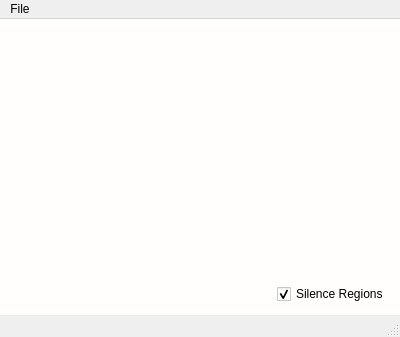
<?xml version="1.0" encoding="UTF-8"?>
<ui version="4.0">
 <class>MainWindow</class>
 <widget class="QMainWindow" name="MainWindow">
  <property name="geometry">
   <rect>
    <x>0</x>
    <y>0</y>
    <width>400</width>
    <height>337</height>
   </rect>
  </property>
  <property name="windowTitle">
   <string>Wavetag</string>
  </property>
  <widget class="Editor" name="editor">
   <property name="palette">
    <palette>
     <active>
      <colorrole role="Base">
       <brush brushstyle="SolidPattern">
        <color alpha="255">
         <red>255</red>
         <green>255</green>
         <blue>255</blue>
        </color>
       </brush>
      </colorrole>
      <colorrole role="Window">
       <brush brushstyle="SolidPattern">
        <color alpha="255">
         <red>255</red>
         <green>254</green>
         <blue>253</blue>
        </color>
       </brush>
      </colorrole>
     </active>
     <inactive>
      <colorrole role="Base">
       <brush brushstyle="SolidPattern">
        <color alpha="255">
         <red>255</red>
         <green>255</green>
         <blue>255</blue>
        </color>
       </brush>
      </colorrole>
      <colorrole role="Window">
       <brush brushstyle="SolidPattern">
        <color alpha="255">
         <red>255</red>
         <green>254</green>
         <blue>253</blue>
        </color>
       </brush>
      </colorrole>
     </inactive>
     <disabled>
      <colorrole role="Base">
       <brush brushstyle="SolidPattern">
        <color alpha="255">
         <red>255</red>
         <green>254</green>
         <blue>253</blue>
        </color>
       </brush>
      </colorrole>
      <colorrole role="Window">
       <brush brushstyle="SolidPattern">
        <color alpha="255">
         <red>255</red>
         <green>254</green>
         <blue>253</blue>
        </color>
       </brush>
      </colorrole>
     </disabled>
    </palette>
   </property>
   <property name="autoFillBackground">
    <bool>true</bool>
   </property>
   <layout class="QVBoxLayout" name="verticalLayout" stretch="0">
    <item>
     <layout class="QVBoxLayout" name="vertical" stretch="0,0">
      <item>
       <spacer name="verticalSpacer">
        <property name="orientation">
         <enum>Qt::Vertical</enum>
        </property>
        <property name="sizeHint" stdset="0">
         <size>
          <width>20</width>
          <height>40</height>
         </size>
        </property>
       </spacer>
      </item>
      <item>
       <layout class="QHBoxLayout" name="horizontal_2">
        <item>
         <spacer name="horizontalSpacer_2">
          <property name="orientation">
           <enum>Qt::Horizontal</enum>
          </property>
          <property name="sizeHint" stdset="0">
           <size>
            <width>40</width>
            <height>20</height>
           </size>
          </property>
         </spacer>
        </item>
        <item>
         <widget class="QCheckBox" name="silenceRegions">
          <property name="text">
           <string>Silence Regions</string>
          </property>
          <property name="checked">
           <bool>true</bool>
          </property>
         </widget>
        </item>
       </layout>
      </item>
     </layout>
    </item>
   </layout>
  </widget>
  <widget class="QMenuBar" name="menuBar">
   <property name="geometry">
    <rect>
     <x>0</x>
     <y>0</y>
     <width>400</width>
     <height>27</height>
    </rect>
   </property>
   <widget class="QMenu" name="menuFile">
    <property name="title">
     <string>File</string>
    </property>
    <addaction name="actionOpen"/>
    <addaction name="separator"/>
    <addaction name="actionOpenLabels"/>
    <addaction name="actionSaveLabels"/>
   </widget>
   <addaction name="menuFile"/>
  </widget>
  <widget class="QStatusBar" name="statusBar"/>
  <action name="actionOpen">
   <property name="text">
    <string>Open Audio...</string>
   </property>
  </action>
  <action name="actionSaveLabels">
   <property name="text">
    <string>Export Labels...</string>
   </property>
  </action>
  <action name="actionOpenLabels">
   <property name="text">
    <string>Import Labels...</string>
   </property>
  </action>
 </widget>
 <layoutdefault spacing="6" margin="11"/>
 <customwidgets>
  <customwidget>
   <class>Editor</class>
   <extends>QWidget</extends>
   <header>editor.h</header>
   <container>1</container>
  </customwidget>
 </customwidgets>
 <resources/>
 <connections/>
</ui>
